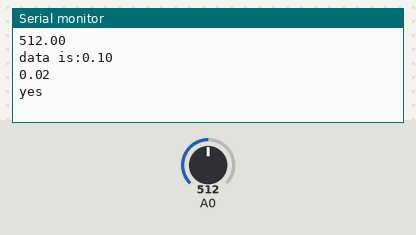
Bench run of a sketch on a simulated Arduino Uno, built with avr-gcc and run on an emulated ATmega328P. Shown: the last lines printed to the serial monitor. The test bench sets the inputs (shaded band); at power-on: A0 = 512.

Above: at 2.3 s.
2.4 s: A0 set to 1023
At 3.6 s:
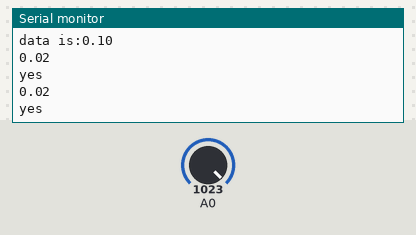
5.4 s: A0 set to 990
At 6.9 s:
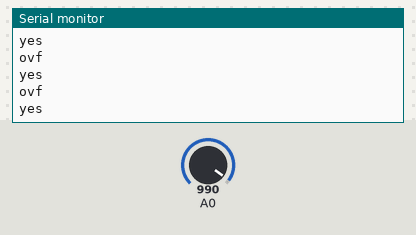
Timing chart, 0 to 8.4 s (numbered marks = the images above; inputs shaded):
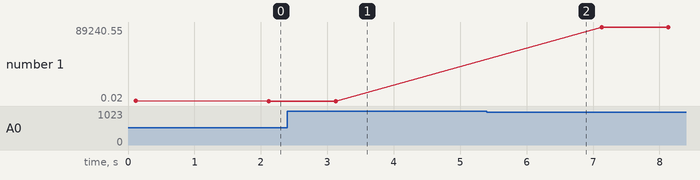

Measured:
- plotted number 1: 0.02 → 89240.55 after the input at 5.4 s

The sketch:

testMQ9.ino
```cpp
#include "mq9.h"
mq9 m9 = mq9();
void setup() {
  m9.inits();
  m9.calibrate();
  Serial.begin(9600);
  //m2.getValue(true,'M',);
  // put your setup code here, to run once:

}

void loop() {
  double data[5];
  m9.getValue(false,'M',data);
  Serial.println(data[1]);
  /*for(int i=0;i<5;i++){Serial.print(data[i],4);Serial.print(',');}  // put your main code here, to run repeatedly:
  Serial.println();*/
  if(m9.thrValue('L',0.001)){Serial.println("yes");}

}
```

mq9.cpp
```cpp
#include "mq9.h"

/*library for measuring mq9 gas values in this function
 *
 * this library includes  function:
 *              1)inits()----> for serial begin or anything you want to describe
 *
 *              2)calibrate()------> for calibrating sensor RL resistor inside the MQ-9 should be on for 24-48Hours
 *
 *              3)getValue(bool printing,char gasName, double *output) ------> get values of sensor and measure gas in ppm this function have 3 input 1)bool printing: for printing values
 *                                                                                                                                                    2)char gasname : the gas name value which want get values
 *                                                                                                                                                    it includes:
 *                                                                                                                                                    'L': for LPG
 *                                                                                                                                                    'C': for CO
 *                                                                                                                                                    'H': for CH4
 *                                                                                                                                                    3)double output : values return inside it should be in size of 3
 *              4)thrValue(char gasName,int threshold)  ------> this function is defined for thresholding define threshold for specific gas name and it returns true or false ****gas name are same with number 2-2
 *
 *              5)printData(float data)  ------> this function is used for printing data it $%$ if your compiler is not arduino change as u want
 *
 *              6)readADC(int pin)   ------> this function is used for reading adc values $%$ if your compiler is not arduino change as u want
 *
 *
 *
 * the chart inside MQ-x sensors are used
 * this chart is log chart and values are captured from them
 *
 * *****************Please visit below website for more information**************************
 *
 *              https://thestempedia.com/tutorials/interfacing-mq-2-gas-sensor-with-evive/
 * ******************************************************************************************
 */

void * mq9::inits() {

Serial.begin(9600);
adcBits = 1024;//use for defining number of bits to calculate values of MQ sensor
adcVoltage =3.3;//adc refrence voltage


}
void * mq9::calibrate() {
  float sensor_volt;
  float RS_air; //  Rs in clean air

  float sensorValue;
  for(int x = 0 ; x < 1000 ; x++)
  {
    sensorValue = sensorValue + readADC(A0);
  }
  sensorValue = sensorValue/1000.0;
  Serial.println(sensorValue);
  sensor_volt = (sensorValue/adcBits)*adcVoltage;
  RS_air = (adcVoltage-sensor_volt)/sensor_volt; // Depend on RL on yor module
  _R0 = RS_air/9.9; // According to MQ9 datasheet table


  printData(_R0);
  delay(1000);
}

double * mq9::getValue(bool printing,char gasName, double *output) {

  float sensor_volt;
  float RS_gas;
  float ratio;
  float ppm;

  int sensorValue = readADC(A0);
  sensor_volt = ((float)sensorValue / adcBits) * adcVoltage;
  RS_gas = (adcVoltage - sensor_volt) / sensor_volt; // Depend on RL on yor module


  ratio = RS_gas / _R0; // ratio = RS/R0
  switch (gasName){
  case 'L'://lpg gas
  _M0 = -0.5157;
  _B0 = 1.56831;
  ppm = pow(10,(log(ratio)- _B0)/_M0);
  if(printing){printData(ppm);}
  output[1]=ppm;
  break;
  case 'C'://co gas
  _M0 = -0.50386;
  _B0 = 1.41558;
  ppm = pow(10,(log(ratio)- _B0)/_M0);
  if(printing){printData(ppm);}
  output[1]=ppm;
  break;
  case 'H'://CH4 gas
  _M0 = -0.372003;
  _B0 = 1.33309;
  ppm = pow(10,(log(ratio)- _B0)/_M0);
  //Serial.println(ppm);
  if(printing){printData(ppm);}
  output[1]=ppm;
  break;

  default://all values
  ppm = pow(10,(log(ratio)- (1.41558))/-0.50386);//CO
  output[1]=ppm;
  ppm = pow(10,(log(ratio)- (1.56831))/-0.5157);//LPG
  output[2]=ppm;
  ppm = pow(10,(log(ratio)- (1.33309))/-0.372003);//CH4
  output[3]=ppm;


  break;
}


  delay(1000);


}
bool  mq9::thrValue(char gasName,int threshold){

float sensor_volt;
  float RS_gas;
  float ratio;
  float ppm;

  int sensorValue = readADC(A0);
  sensor_volt = ((float)sensorValue / adcBits) * adcVoltage;
  RS_gas = (adcVoltage - sensor_volt) / sensor_volt; // Depend on RL on yor module


  ratio = RS_gas / _R0; // ratio = RS/R0
  switch (gasName){
  case 'C'://lpg gas
  _M0 = -0.50386;
  _B0 = 1.41558;
  ppm = pow(10,(log(ratio)- _B0)/_M0);

  break;
  case 'L'://lpg gas
  _M0 = -0.5157;
  _B0 = 1.56831;
  ppm = pow(10,(log(ratio)- _B0)/_M0);


  break;
  case 'H'://ch4
  _M0 = -0.372003;
  _B0 = 1.33309;
  ppm = pow(10,(log(ratio)- _B0)/_M0);


  break;


}


if(ppm>=threshold){
    return(true);}
  else{return(false);}


}

bool  mq9::thrNvalue(int threshold){


if(readADC(0)>=threshold){
    return(true);}
  else{return(false);}


}
int mq9::readADC(int pin){

return(analogRead(pin));


}
void mq9::printData(float data){


 Serial.print("data is:");
 Serial.println(data,2);
}
```

mq9.h
```cpp
#ifndef mq9_LIBRARY_H
#define mq9_LIBRARY_H
#include "Arduino.h"
class mq9 {
public:


    void *inits();
    void *calibrate();
    double *getValue(bool printing,char gasName, double *output);
    bool thrValue(char gasName,int threshold);
    bool thrNvalue(int threshold);
private:
    int readADC(int pin);
    void printData(float data);
    float _R0=10;
    double _M0=0.0;
    double _B0=0.0;
    int adcBits = 0;
    float adcVoltage =0;
};
#endif
```
